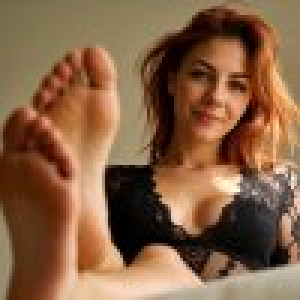
#> input picture thumbnail_cache/06455e0f659b3c9dfc0f761753b117da_100.jpg, 100 x 100 px (shown 3 times larger)
$ python -i quality_scorer.py   (imports and definitions only)   (older library calls are emulated)
#> lines starting #> are read from the running program, lines starting #| are printed output that depends on the picture
"""
Image quality scoring for PhotoFlow.
Detects blur, exposure issues, and gives an overall quality grade.
Uses OpenCV (if available) with Pillow fallback.
"""

try:
    import cv2
    import numpy as np
    _CV2 = True
except ImportError:
    _CV2 = False

try:
    from PIL import Image, ImageStat
    _PIL = True
except ImportError:
    _PIL = False


QUALITY_EXCELLENT = 'excellent'   # Sharp, well-exposed
QUALITY_GOOD = 'good'             # Minor issues
QUALITY_FAIR = 'fair'             # Noticeable blur or exposure problems
QUALITY_POOR = 'poor'             # Severely blurry or black/white clipped


def score_image(filepath: str) -> dict:
    """Score image quality. Returns dict with:
      blur_score (float, higher=sharper),
      exposure_score (float, 0-1, 0.5=ideal),
      quality (str: excellent/good/fair/poor),
      quality_issues (list of str describing problems)
    """
    result = {
        'blur_score': 0.0,
        'exposure_score': 0.5,
        'quality': QUALITY_GOOD,
        'quality_issues': [],
    }

    blur = _detect_blur(filepath)
    exposure = _check_exposure(filepath)

    result['blur_score'] = blur
    result['exposure_score'] = exposure

    # Thresholds differ by backend:
    # Laplacian variance (CV2) ranges ~0–5000+; PIL stddev*2 ranges ~0–60.
    if _CV2:
        blur_blurry_threshold = 50.0
        blur_sharp_threshold = 200.0
    else:
        blur_blurry_threshold = 8.0
        blur_sharp_threshold = 35.0

    issues = []
    if blur < blur_blurry_threshold:
        issues.append('blurry')
    if exposure < 0.15:
        issues.append('underexposed')
    elif exposure > 0.85:
        issues.append('overexposed')

    result['quality_issues'] = issues

    if not issues:
        result['quality'] = QUALITY_EXCELLENT if blur > blur_sharp_threshold else QUALITY_GOOD
    elif len(issues) == 1 and blur > blur_blurry_threshold * 1.6:
        result['quality'] = QUALITY_FAIR
    else:
        result['quality'] = QUALITY_POOR

    return result


def _detect_blur(filepath: str) -> float:
    """Laplacian variance — higher = sharper. Returns 0 on failure."""
    if _CV2:
        try:
            img = cv2.imread(filepath, cv2.IMREAD_GRAYSCALE)
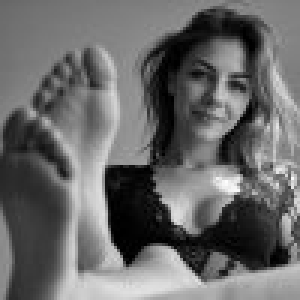
#> img: shape (100, 100) (shown 3 times larger); min 0, max 253, mean 104.7
#> in score_image, `blur = _detect_blur(filepath)`: blur = 1579.7
            if img is None:
                return 100.0
            return float(cv2.Laplacian(img, cv2.CV_64F).var())
        except Exception:
            pass

    if _PIL:
        try:
            img = Image.open(filepath).convert('L')
            w, h = img.size
            # Sample center crop for speed
            cx, cy = w // 2, h // 2
            crop = img.crop((cx - 200, cy - 200, cx + 200, cy + 200))
            stat = ImageStat.Stat(crop)
            return stat.stddev[0] * 2  # Rough proxy for sharpness
        except Exception:
            pass

    return 100.0  # Can't score, assume ok


def _check_exposure(filepath: str) -> float:
    """Returns 0.0 (black) to 1.0 (white). 0.4-0.6 is ideal."""
    if _PIL:
        try:
            img = Image.open(filepath).convert('L').resize((100, 100))
#> img: PIL image 100x100 L
            stat = ImageStat.Stat(img)
            return stat.mean[0] / 255.0
        except Exception:
            pass
    return 0.5


def quality_badge(quality: str) -> str:
    """Return a short badge string for UI display."""
    return {
        QUALITY_EXCELLENT: '★ Excellent',
        QUALITY_GOOD: '✓ Good',
        QUALITY_FAIR: '⚠ Fair',
        QUALITY_POOR: '✗ Poor',
    }.get(quality, '')

>>> result = score_image('../thumbnail_cache/06455e0f659b3c9dfc0f761753b117da_100.jpg')
#> in score_image, `exposure = _check_exposure(filepath)`: exposure = 0.411
#> result = {'blur_score': 1579.7, 'exposure_score': 0.411, 'quality': 'excellent', 'quality_issues': []}
